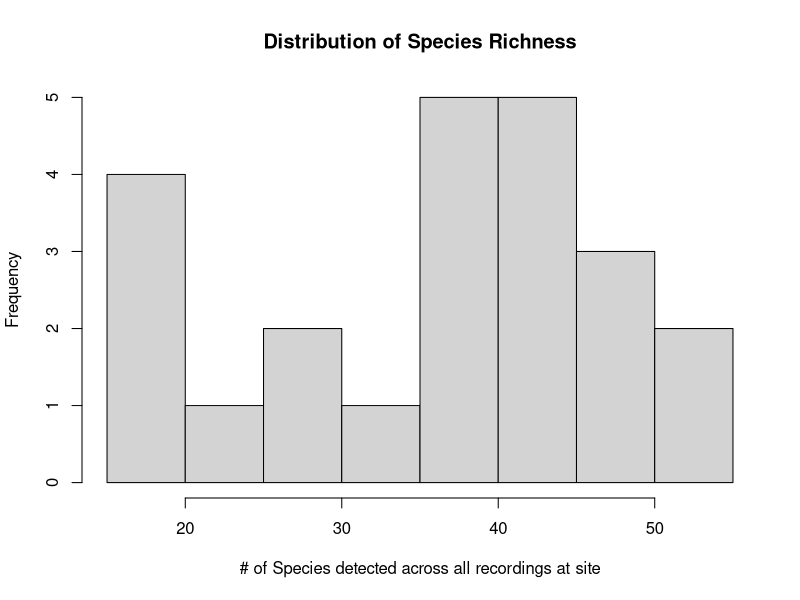
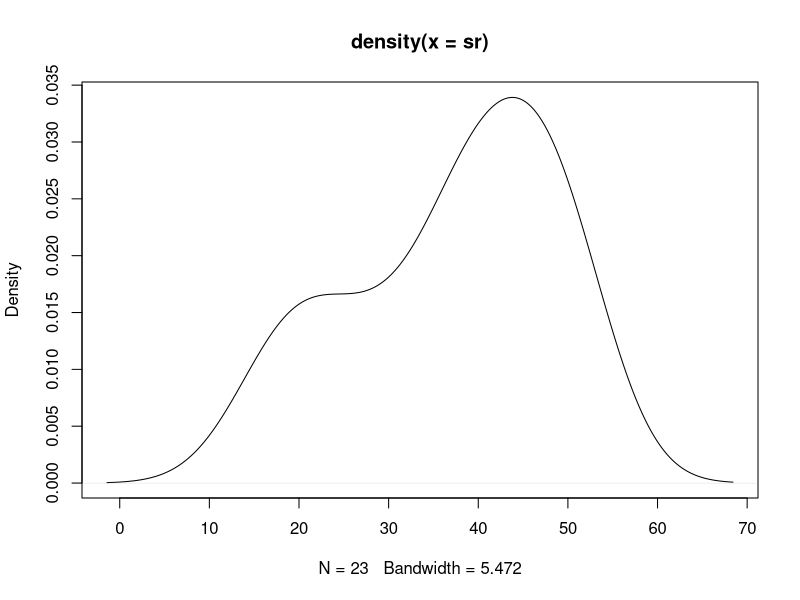

The R source for these figures, in order: (Note: this script raises an error after producing the figures.)
#Read in data

sumcomm <- read.csv('./data/clean_data/sumcomm.csv') # comm matrix when all detections are totaled
comm <- read.csv('./data/clean_data/comm.csv')       # comm matrix when detections are converted into proportions
dat_sub <- read.csv('./data/clean_data/subset_data.csv') #the cleaned acoustic data with confidence levels and times

comm$CWWI
comm$BGGN

#Chuck-will's widow - NIGHTIME
#write.csv(row.names(comm[comm$CWWI > 1,]), file = './data/CHNA_detections.csv')

# distribution of species richness
hist(rowSums(comm > 0), xlab= "# of Species detected across all recordings at site",
     main = "Distribution of Species Richness")
sr <- rowSums(comm > 0)
plot(density(sr))
sr_site_id <- tapply(sr, wetland_id, mean)
srlog <- log(sr)

boxplot(srlog ~ habitat, ylab = "log(Species Richness)", xlab="Habitat", 
        main="Species Richness by Habitat")
boxplot(sr~wetland_id, ylab = "Species Richness", xlab="Site ID", 
        main="Species Richness per Site")
boxplot(sr~property, ylab = "Species Richness", xlab="Wetland Sites by Property",
        main="Wetland SR by Property")

hist(sr, xlab="Species Richness", main = "Histogram of Species Richness")


sr <- rowSums(comm > 0)
plot(density(sr))
sr_site_id <- tapply(sr, wetland_id, mean)
srlog <- log(sr)

boxplot(srlog ~ habitat, ylab = "log(Species Richness)", xlab="Habitat", 
        main="Species Richness by Habitat")
boxplot(sr~wetland_id, ylab = "Species Richness", xlab="Site ID", 
        main="Species Richness per Site")
boxplot(sr~property, ylab = "Species Richness", xlab="Wetland Sites by Property",
        main="Wetland SR by Property")

hist(sr, xlab="Species Richness", main = "Histogram of Species Richness")










qqnorm(sr)
qqline(sr,col=2)

#Try to transform the data with sqrt
sr_sqrt <- sqrt(sr)
qqnorm(sr_sqrt)
qqline(sr_sqrt,col=2)
hist(sr_sqrt)
plotNormalHistogram(sr_sqrt, xlab="sr_sqrt", main = "Histogram of sr_sqrt")

#Transform data w cube root
sr_cube<- sign(sr) * abs(sr)^(1/3)
qqnorm(sr_cube)
qqline(sr_cube,col=2)
hist(sr_cube)
plotNormalHistogram(sr_cube,xlab="sr_cuve", main = "Histogram of sr_cube")

#Transform data w log
srlog<- log(sr)
qqnorm(srlog)
qqline(srlog,col=2)
plotNormalHistogram(srlog, xlab="srlog", main = "Histogram of srlog")

ks.test(sr,y='pnorm',alternative = "two.sided")
#Asymptotic one-sample Kolmogorov-Smirnov test
#data:  sr
#D = 0.84134, p-value < 2.2e-16

kruskal.test(hab,Common.name,data=dat)
#Kruskal-Wallis rank sum test
#data:  hab and Common.name
#Kruskal-Wallis chi-squared = 743.49, df = 116, p-value < 2.2e-16

diversity(sr, dat, equalize.groups = TRUE)

# random sampling with function sample
random1<-comm[sample(1:nrow(comm), size = 300 ), ]
rsr<-rowSums(random1>0)
rhab<- sample(1:nrow(comm), size = 300)
boxplot(rsr~rhab)

bird_rda <- rda(comm ~ habitat)
anova(bird_rda)
PLOT.RDA(bird_rda, map = "asymmetric")

t.test(srlog~habitat)

summary(aov(srlog~habitat))
#F-value is 65.686 and p-value is 0.001, so we can reject the null hypothesis.
#species richness and shannon index. Throw away some data so that sample sizes match. 
#could try resampling approach. Resample randomly to create same size data.

#filter soundwave files so only sounds above certain decimal are kept? 
#install.packages("warbleR")
#install.packages("Rraven")
#does it match species composition? Bring in jackson's data and compare the community
#matrix. Level of diversity: species ID & compositional diff btwn the two. 
#Merge into single comm matrix. With sample column acoustic vs human.
#convert data into 5 min intervals. Add veg data and area/perimeters.
#Canopy cover variables showed signal in jackson's results. Distance from nearest
#tree and wet area.

#sr avg to occurence stat